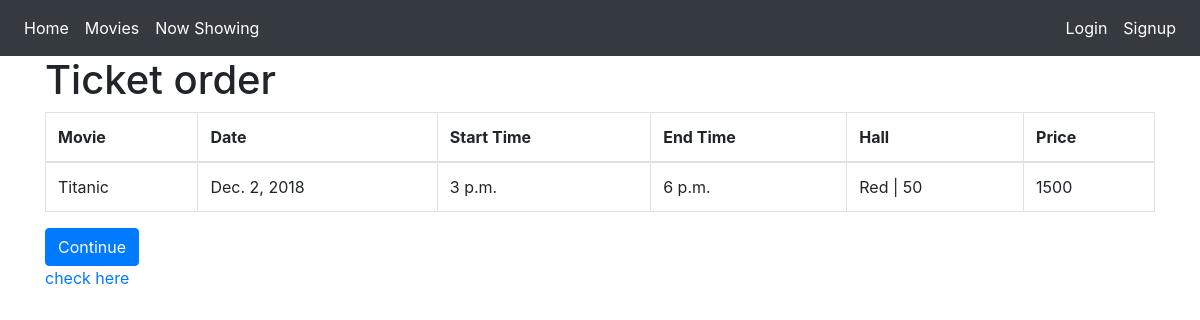
/movies/buy/4/, run on the app's committed database.
### main/models.py (models this page shows, shortened)
class Schedule(models.Model):
    movie = models.ForeignKey(Movies)
    hall = models.ForeignKey(Hall)
    start_time = models.TimeField(null=True)
    end_time = models.TimeField(null=True)
    date = models.DateField(null=True)
    price = models.DecimalField(max_digits=6, decimal_places=0, null=True)

class Movies(models.Model):
    name = models.TextField(max_length=200)
    genre = models.TextField(null=True)
    language = models.TextField(null=True)
    length = models.IntegerField(null=True)
    rating = models.IntegerField()
    def __str__(self):
        return self.name

class Hall(models.Model):
    name = models.TextField(max_length=20, null=True)
    capacity = models.IntegerField(null=True)
    def __str__(self):
        beautified = '  |  '.join([self.name, str(self.capacity)])
        return beautified

### main/views.py (the view)
# urls.py: url(r'^buy/(?P<schedule_id>[0-9]+)/$', views.buy, name='buy'),
def buy(request, schedule_id):
    if request.method == 'POST':
        return render(request, 'main/buy_final.html', {'schedule_id': schedule_id})
    else:
        scheduled = Schedule.objects.filter(pk=schedule_id)
        return render(request, 'main/buy.html', {'scheduled': scheduled, 'schedule_id': schedule_id})

### main/templates/main/buy.html (shortened to what this page needs)
{% extends 'base.html' %}
{% block content %}
    <div class="container">
        <h1>Ticket order</h1>
        <form method="POST" action="{% url 'buy' schedule_id %}">
            <table class="table table-bordered">
                <thead>
                <tr>
                    <th>Movie</th>
                    <th>Date</th>
                    <th>Start Time</th>
                    <th>End Time</th>
                    <th>Hall</th>
                    <th>Price</th>
                </tr>
                </thead>
                <tbody>
                <tr>
                    {% for movie in scheduled.all %}
                        <td>{{ movie.movie }}</td>
                        <td>{{ movie.date }}</td>
                        <td>{{ movie.start_time }}</td>
                        <td>{{ movie.end_time }}</td>
                        <td>{{ movie.hall }}</td>
                        <td>{{ movie.price }}</td>
                    {% endfor %}
                </tr>
                </tbody>
            </table>
            <button type="submit" class="btn btn-primary">Continue</button>
        </form>
        <a href="{% url 'check' schedule_id %}">check here</a>
    </div>
{% endblock %}

### main/static/css/main.css (style rules this page uses)
*, *:before, *:after { box-sizing: border-box; }

### data on the page
Schedule: movie "Titanic", date "Dec. 2, 2018", start_time "3 p.m.", end_time "6 p.m.", hall "Red | 50", price "1500"
